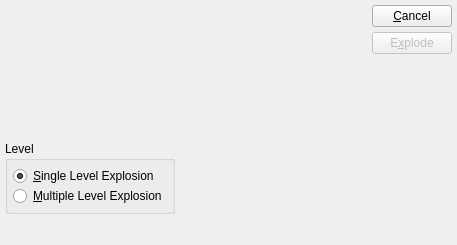
<ui version="4.0" >
 <author></author>
 <comment>This file is part of the xTuple ERP: PostBooks Edition, a free and
open source Enterprise Resource Planning software suite,
Copyright (c) 1999-2010 by OpenMFG LLC, d/b/a xTuple.
It is licensed to you under the Common Public Attribution License
version 1.0, the full text of which (including xTuple-specific Exhibits)
is available at www.xtuple.com/CPAL.  By using this software, you agree
to be bound by its terms.</comment>
 <exportmacro></exportmacro>
 <class>explodeWo</class>
 <widget class="QDialog" name="explodeWo" >
  <property name="geometry" >
   <rect>
    <x>0</x>
    <y>0</y>
    <width>457</width>
    <height>245</height>
   </rect>
  </property>
  <property name="windowTitle" >
   <string>Explode Work Order</string>
  </property>
  <layout class="QVBoxLayout" >
   <property name="margin" >
    <number>5</number>
   </property>
   <property name="spacing" >
    <number>0</number>
   </property>
   <item>
    <layout class="QHBoxLayout" >
     <property name="margin" >
      <number>0</number>
     </property>
     <property name="spacing" >
      <number>7</number>
     </property>
     <item>
      <layout class="QVBoxLayout" >
       <property name="margin" >
        <number>0</number>
       </property>
       <property name="spacing" >
        <number>6</number>
       </property>
       <item>
        <layout class="QHBoxLayout" >
         <property name="margin" >
          <number>0</number>
         </property>
         <property name="spacing" >
          <number>0</number>
         </property>
         <item>
          <widget class="WoCluster" name="_wo" >
           <property name="sizePolicy" >
            <sizepolicy>
             <hsizetype>0</hsizetype>
             <vsizetype>0</vsizetype>
             <horstretch>0</horstretch>
             <verstretch>0</verstretch>
            </sizepolicy>
           </property>
           <property name="minimumSize" >
            <size>
             <width>290</width>
             <height>130</height>
            </size>
           </property>
          </widget>
         </item>
         <item>
          <spacer>
           <property name="orientation" >
            <enum>Qt::Horizontal</enum>
           </property>
           <property name="sizeType" >
            <enum>QSizePolicy::Expanding</enum>
           </property>
           <property name="sizeHint" >
            <size>
             <width>20</width>
             <height>20</height>
            </size>
           </property>
          </spacer>
         </item>
        </layout>
       </item>
       <item>
        <layout class="QHBoxLayout" >
         <property name="margin" >
          <number>0</number>
         </property>
         <property name="spacing" >
          <number>0</number>
         </property>
         <item>
          <widget class="QGroupBox" name="_levelGroup" >
           <property name="title" >
            <string>Level</string>
           </property>
           <layout class="QVBoxLayout" >
            <property name="margin" >
             <number>5</number>
            </property>
            <property name="spacing" >
             <number>0</number>
            </property>
            <item>
             <widget class="QRadioButton" name="_singleLevel" >
              <property name="sizePolicy" >
               <sizepolicy>
                <hsizetype>1</hsizetype>
                <vsizetype>0</vsizetype>
                <horstretch>0</horstretch>
                <verstretch>0</verstretch>
               </sizepolicy>
              </property>
              <property name="text" >
               <string>&amp;Single Level Explosion</string>
              </property>
              <property name="checked" >
               <bool>true</bool>
              </property>
             </widget>
            </item>
            <item>
             <widget class="QRadioButton" name="_multipleLevel" >
              <property name="sizePolicy" >
               <sizepolicy>
                <hsizetype>1</hsizetype>
                <vsizetype>0</vsizetype>
                <horstretch>0</horstretch>
                <verstretch>0</verstretch>
               </sizepolicy>
              </property>
              <property name="text" >
               <string>&amp;Multiple Level Explosion</string>
              </property>
             </widget>
            </item>
           </layout>
          </widget>
         </item>
         <item>
          <spacer>
           <property name="orientation" >
            <enum>Qt::Horizontal</enum>
           </property>
           <property name="sizeType" >
            <enum>QSizePolicy::Expanding</enum>
           </property>
           <property name="sizeHint" >
            <size>
             <width>20</width>
             <height>20</height>
            </size>
           </property>
          </spacer>
         </item>
        </layout>
       </item>
      </layout>
     </item>
     <item>
      <layout class="QVBoxLayout" >
       <property name="margin" >
        <number>0</number>
       </property>
       <property name="spacing" >
        <number>5</number>
       </property>
       <item>
        <widget class="QPushButton" name="_close" >
         <property name="text" >
          <string>&amp;Cancel</string>
         </property>
        </widget>
       </item>
       <item>
        <widget class="QPushButton" name="_explode" >
         <property name="enabled" >
          <bool>false</bool>
         </property>
         <property name="text" >
          <string>E&amp;xplode</string>
         </property>
         <property name="default" >
          <bool>true</bool>
         </property>
        </widget>
       </item>
       <item>
        <spacer>
         <property name="orientation" >
          <enum>Qt::Vertical</enum>
         </property>
         <property name="sizeType" >
          <enum>QSizePolicy::Expanding</enum>
         </property>
         <property name="sizeHint" >
          <size>
           <width>20</width>
           <height>20</height>
          </size>
         </property>
        </spacer>
       </item>
      </layout>
     </item>
    </layout>
   </item>
   <item>
    <spacer>
     <property name="orientation" >
      <enum>Qt::Vertical</enum>
     </property>
     <property name="sizeType" >
      <enum>QSizePolicy::Expanding</enum>
     </property>
     <property name="sizeHint" >
      <size>
       <width>20</width>
       <height>20</height>
      </size>
     </property>
    </spacer>
   </item>
  </layout>
 </widget>
 <layoutdefault spacing="6" margin="11" />
 <pixmapfunction>qPixmapFromMimeSource</pixmapfunction>
 <customwidgets>
  <customwidget>
   <class>WoCluster</class>
   <extends>QWidget</extends>
   <header>wocluster.h</header>
   <container>0</container>
   <pixmap></pixmap>
  </customwidget>
 </customwidgets>
 <tabstops>
  <tabstop>_wo</tabstop>
  <tabstop>_singleLevel</tabstop>
  <tabstop>_explode</tabstop>
  <tabstop>_close</tabstop>
 </tabstops>
 <includes/>
 <resources/>
 <connections>
  <connection>
   <sender>_close</sender>
   <signal>clicked()</signal>
   <receiver>explodeWo</receiver>
   <slot>reject()</slot>
   <hints>
    <hint type="sourcelabel" >
     <x>20</x>
     <y>20</y>
    </hint>
    <hint type="destinationlabel" >
     <x>20</x>
     <y>20</y>
    </hint>
   </hints>
  </connection>
  <connection>
   <sender>_wo</sender>
   <signal>valid(bool)</signal>
   <receiver>_explode</receiver>
   <slot>setEnabled(bool)</slot>
   <hints>
    <hint type="sourcelabel" >
     <x>20</x>
     <y>20</y>
    </hint>
    <hint type="destinationlabel" >
     <x>20</x>
     <y>20</y>
    </hint>
   </hints>
  </connection>
 </connections>
</ui>
